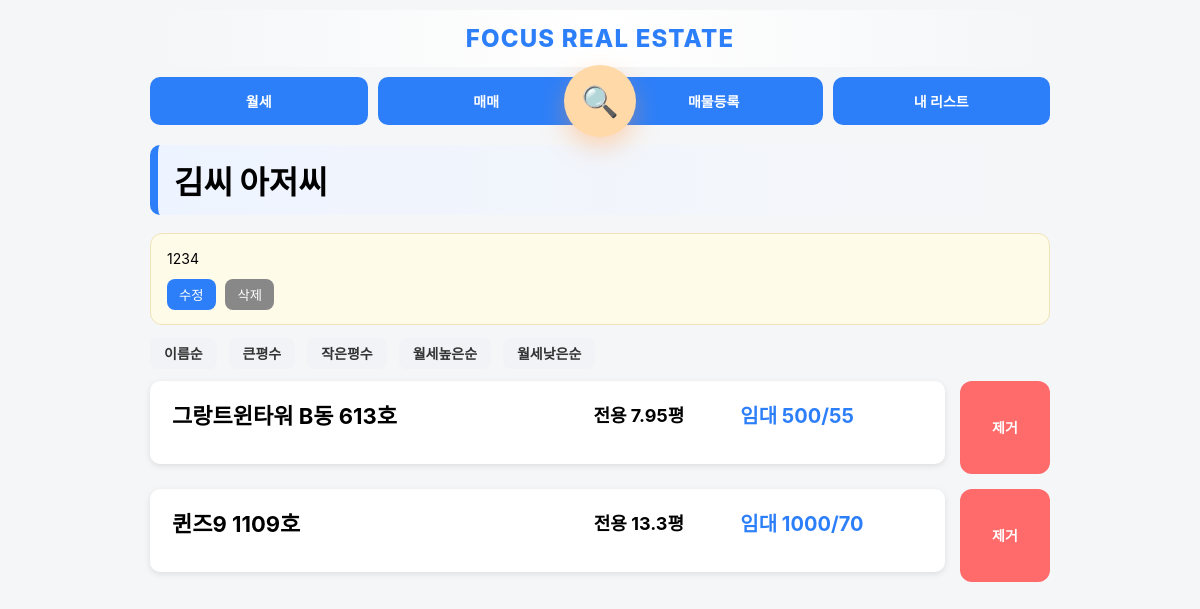
The page /collections/1 (signed in) on the database its author committed.
### app.py (models this page shows)
class Collection(db.Model):
    id = db.Column(db.Integer, primary_key=True)
    title = db.Column(db.String(200))
    memo = db.Column(db.String(200))
    created_at = db.Column(db.String(50))

class Property(db.Model):
    status = db.Column(db.String(20), default='available')
    property_type = db.Column(db.String(50))
    id = db.Column(db.Integer, primary_key=True)
    building_name = db.Column(db.String(200))
    exclusive_area = db.Column(db.Float)
    contract_area = db.Column(db.Float)
    deposit = db.Column(db.Integer)
    rent = db.Column(db.Integer)
    sale_price = db.Column(db.Integer)
    category = db.Column(db.String(20))
    status = db.Column(db.String(20), default='available')

### app.py (the view, shortened to what this page needs)
@app.route("/collections/<int:id>")
@login_required
def collection_detail(id):
    collection = Collection.query.get(id)
    sort = request.args.get("sort", "")
    items = CollectionItem.query.filter_by(collection_id=id).all()
    properties = []
    for item in items:
        p = Property.query.get(item.property_id)
        if p:
            p.collection_item_id = item.id
            properties.append(p)
    if sort == "name":
        properties = sorted(properties, key=lambda x: x.building_name)
    elif sort == "area_desc":
        properties = sorted(properties, key=lambda x: x.exclusive_area, reverse=True)
    elif sort == "area_asc":
        properties = sorted(properties, key=lambda x: x.exclusive_area)
    elif sort == "rent_desc":
        properties = sorted(properties, key=lambda x: x.rent, reverse=True)
    elif sort == "rent_asc":
        properties = sorted(properties, key=lambda x: x.rent)
    return render_template(
        "collection_detail.html",
        collection=collection,
        properties=properties,
        sort=sort
    )

### app.py (called while the page is built)
@login_manager.user_loader
def load_user(user_id):
    return User.query.get(int(user_id))

### templates/collection_detail.html (shortened to what this page needs)
{% extends "base.html" %}
{% block content %}
<div class="section-title">{{ collection.title }}</div>
<div class="memo-card">
    <div id="memo-view" {% if not collection.memo %}style="display:none"{% endif %}>
        <div class="memo-text" id="memo-text">{{ collection.memo }}</div>
        <div class="memo-actions">
            <button onclick="editMemo()">수정</button>
            <button onclick="deleteMemo()">삭제</button>
        </div>
    </div>
</div>
<div class="sort-bar">
    <a href="?sort=name">이름순</a>
    <a href="?sort=area_desc">큰평수</a>
    <a href="?sort=area_asc">작은평수</a>
    <a href="?sort=rent_desc">월세높은순</a>
    <a href="?sort=rent_asc">월세낮은순</a>
</div>
<div class="list-detail-container">
{% for p in properties %}
<div class="detail-row">
    <div class="card property-card" onclick="location.href='/property/{{ p.id }}?from_collection_id={{ collection.id }}'">
        <div class="property-header">
            <div class="property-title">{{ p.building_name }}</div>
            <div class="property-center">
                전용 {{ p.exclusive_area }}평
            </div>
            <div class="property-price">
                {% if p.deposit and p.rent %}
                    임대 {{ p.deposit }}/{{ p.rent }}
                {% else %}
                    매매 {{ p.sale_price }}
                {% endif %}
            </div>
        </div>
    </div>
    <div class="remove-wrap mobile-hide-remove" onclick="event.stopPropagation();">
    <a href="{{ url_for('remove_from_collection', collection_id=collection.id, property_id=p.id) }}" class="remove-btn">
        제거
    </a>
</div>
</div>
{% endfor %}
</div>
{% endblock %}

### templates/base.html (style rules this page uses)
body { font-size: 14px; }
body { font-family: "Pretendard", -apple-system, BlinkMacSystemFont, "Segoe UI", Roboto, sans-serif; margin: 0; padding: 0; background: #f5f6f8; }
.card { background: white; padding: 12px; border-radius: 10px; margin-bottom: 10px; box-shadow: 0 2px 6px rgba(0,0,0,0.1); }
.property-card { flex:1; display:flex; transition: transform 0.18s ease, box-shadow 0.18s ease; cursor: pointer; }
.property-card { background: #ffffff; }
.detail-row { display:flex; gap:14px; align-items:center; margin-top:14px; }
.detail-row > .card { display:flex; }
.detail-row { align-items:stretch; }
.property-card { height:100%; display:flex; }
.property-card { line-height:1.25; }

### templates/collection_detail.html (style rules this page uses)
.section-title { font-size: 32px; font-weight: 900; margin-bottom: 18px; padding: 12px 16px; border-radius: 10px; background: linear-gradient(to right, #eef4ff, transparent); border-left: 8px solid #2d7ff9; }
.sort-bar { margin-bottom: 18px; }
.sort-bar a { margin-right: 8px; padding: 7px 14px; border-radius: 8px; background: #f1f3f7; text-decoration: none; color: #333; font-weight: 600; transition: 0.15s; }
.detail-row { display: flex; gap: 15px; align-items: stretch; margin-bottom: 15px; }
.property-card { flex: 3; padding: 20px 22px; display:flex; align-items:center; height:100%; }
.remove-wrap { display:flex; align-items:stretch; min-width:90px; }
.remove-btn { background:#ff6b6b; color:white; border-radius:10px; text-decoration:none; font-weight:bold; white-space:nowrap; transition:.15s; height:100%; display:flex; align-items:center; justify-content:center; padding:0 16px; }
.property-header { display: grid; grid-template-columns: 2fr 1fr 1fr; align-items: center; gap: 10px; margin-bottom: 12px; width:100%; height:100%; }
.property-title { font-size: 22px; font-weight: bold; line-height: 1.4; }
.property-center { text-align: center; font-size: 18px; font-weight: bold; }
.property-price { font-size: 20px; font-weight: bold; color: #2d7ff9; }
.remove-btn { background: #ff6b6b; color: white; border-radius: 12px; text-decoration: none; font-weight: bold; transition: 0.15s; width:100%; height:auto; padding:12px 0; display:flex; align-items:center; justify-content:center; }
.memo-card { background: #fffbe9; border-radius: 12px; padding: 14px 16px; margin-bottom: 18px; border: 1px solid #f1e2b8; }
.memo-text { white-space: pre-wrap; line-height: 1.5; margin-bottom: 10px; }
.memo-actions button { margin-right: 6px; padding: 6px 12px; border-radius: 8px; border: none; background: #2d7ff9; color: white; cursor: pointer; }
.memo-actions button:last-child { background: #888; }

### rows shown on the page
Collection: title "김씨 아저씨", memo "1234"
Property: building_name "그랑트윈타워 B동 613호", exclusive_area "7.95", deposit "500", rent "55"
Property: building_name "퀸즈9 1109호", exclusive_area "13.3", deposit "1000", rent "70"
